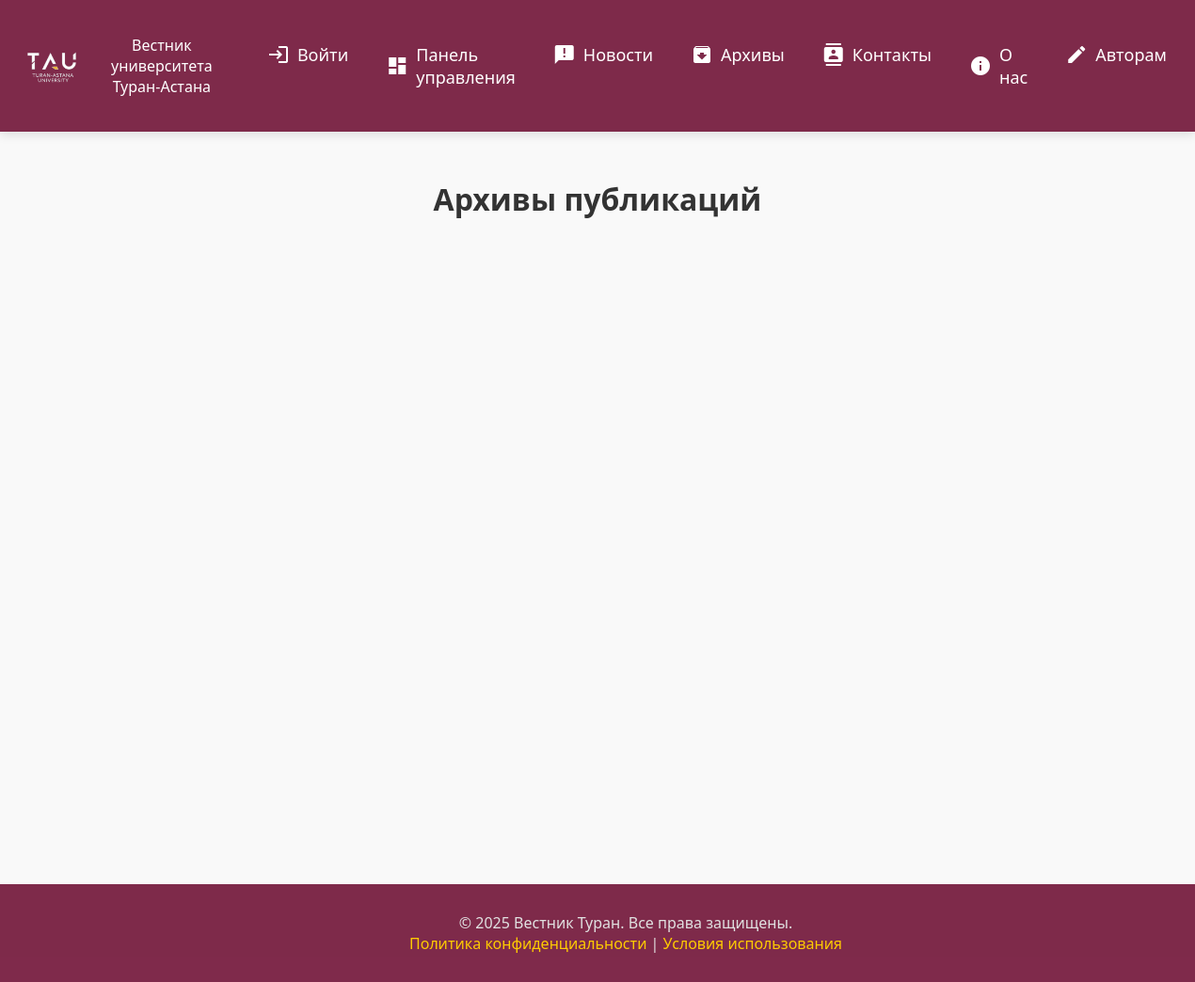
/collection/, run on an earlier commit of the app's database.
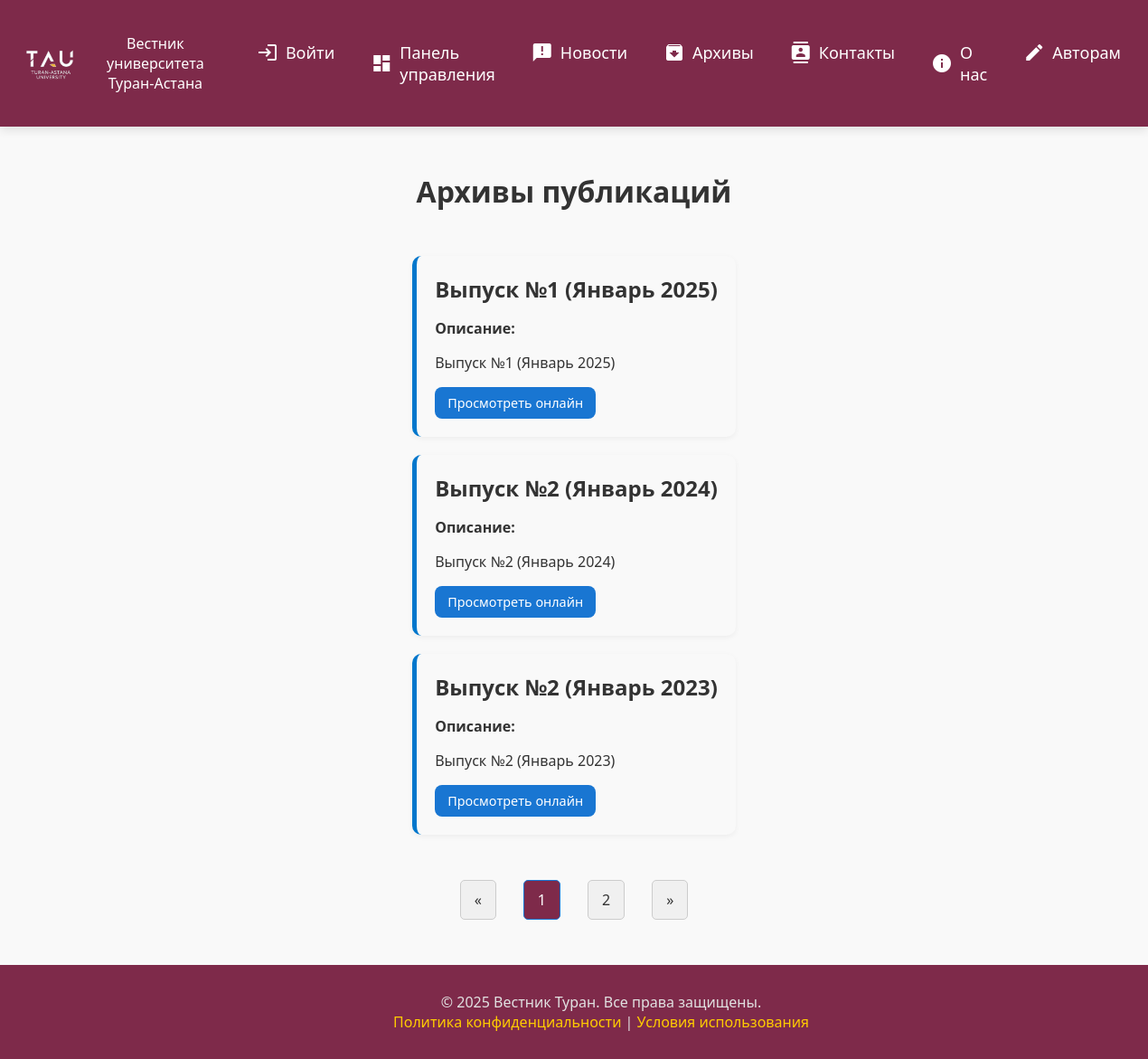
And on a later commit of the database.
### journal/models.py (models this page shows)
class Collection(models.Model):
    title = models.CharField(null=True, blank=True)
    description = RichTextField()
    created_at = models.DateTimeField(auto_now_add=True)
    articles = models.ManyToManyField(Article)

### journal/views.py (the view)
# urls.py: path("collection/", CollectionListView.as_view(), name="collection"),
class CollectionListView(ListView):
    model = Collection
    template_name = "journal/archives.html"
    paginate_by = 3

### journal/templates/journal/archives.html (shortened to what this page needs)
{% extends 'guest-base.html' %}
{% load static %}
{% block css %}
  <link rel="stylesheet" href="{% static 'css/main.css' %}">
{% endblock %}
{% block content %}
  <div class="page-wrapper">
    <main class="main-content">
      <h1>Архивы публикаций</h1>
      <section class="archives-section">
        {% for obj in object_list %}
        <div class="archive-item">
          <h2>{{ obj.title }}</h2>
          <p><strong>Описание:</strong> {{ obj.description|safe }}</p>
          <a href="{% url 'collection_detail' obj.pk %}" class="btn">Просмотреть онлайн</a>
        </div>
        {% endfor %}
      </section>
    {% include "includes/pagination.html" %}
    </main>
  </div>
    {% endblock %}

What changed in the data, as far as the page shows it:
added Collection: title "Выпуск №1 (Январь 2025)", description "Выпуск №1 (Январь 2025)"
added Collection: title "Выпуск №2 (Январь 2024)", description "Выпуск №2 (Январь 2024)"
added Collection: title "Выпуск №2 (Январь 2023)", description "Выпуск №2 (Январь 2023)"
Also different on the page:
new list line: "1"
new list line: "2"
